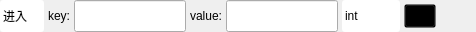
<?xml version="1.0" encoding="UTF-8"?>
<ui version="4.0">
 <class>PropertyBindWidget</class>
 <widget class="QWidget" name="PropertyBindWidget">
  <property name="geometry">
   <rect>
    <x>0</x>
    <y>0</y>
    <width>476</width>
    <height>32</height>
   </rect>
  </property>
  <property name="windowTitle">
   <string>Form</string>
  </property>
  <property name="styleSheet">
   <string notr="true">QComboBox {
    border: none;
    border-radius: 3px;
    padding: 2px 3px 2px 3px;
}
QComboBox:hover{
background:#4C4E56;
}

QComboBox::drop-down {
    subcontrol-origin: padding;
    subcontrol-position: top right;
    width: 12px;

    border-top-right-radius: 3px; /* same radius as the QComboBox */
    border-bottom-right-radius: 3px;
}

QComboBox::down-arrow {
    image: url(:/res/down.svg);
}
QComboBox QAbstractItemView {
	background: #26282D;
}
QComboBox QAbstractItemView::item {
	height:32px;
}
QComboBox QAbstractItemView::item:selected {
    background: #35363C;
}</string>
  </property>
  <layout class="QHBoxLayout" name="horizontalLayout" stretch="0,0,1,0,1,0,0,0">
   <property name="spacing">
    <number>4</number>
   </property>
   <property name="leftMargin">
    <number>0</number>
   </property>
   <property name="topMargin">
    <number>0</number>
   </property>
   <property name="rightMargin">
    <number>0</number>
   </property>
   <property name="bottomMargin">
    <number>0</number>
   </property>
   <item>
    <widget class="QComboBox" name="cb_call_time">
     <property name="sizePolicy">
      <sizepolicy hsizetype="Preferred" vsizetype="Preferred">
       <horstretch>0</horstretch>
       <verstretch>0</verstretch>
      </sizepolicy>
     </property>
     <property name="maximumSize">
      <size>
       <width>45</width>
       <height>16777215</height>
      </size>
     </property>
     <item>
      <property name="text">
       <string>进入</string>
      </property>
     </item>
     <item>
      <property name="text">
       <string>退出</string>
      </property>
     </item>
    </widget>
   </item>
   <item>
    <widget class="QLabel" name="label">
     <property name="text">
      <string>key:</string>
     </property>
    </widget>
   </item>
   <item>
    <widget class="QLineEdit" name="input_key">
     <property name="sizePolicy">
      <sizepolicy hsizetype="Preferred" vsizetype="Fixed">
       <horstretch>0</horstretch>
       <verstretch>0</verstretch>
      </sizepolicy>
     </property>
     <property name="minimumSize">
      <size>
       <width>0</width>
       <height>32</height>
      </size>
     </property>
    </widget>
   </item>
   <item>
    <widget class="QLabel" name="label_2">
     <property name="text">
      <string>value:</string>
     </property>
    </widget>
   </item>
   <item>
    <widget class="QLineEdit" name="input_value">
     <property name="sizePolicy">
      <sizepolicy hsizetype="Preferred" vsizetype="Preferred">
       <horstretch>0</horstretch>
       <verstretch>0</verstretch>
      </sizepolicy>
     </property>
    </widget>
   </item>
   <item>
    <widget class="QComboBox" name="cb_value_type">
     <property name="sizePolicy">
      <sizepolicy hsizetype="Preferred" vsizetype="Preferred">
       <horstretch>0</horstretch>
       <verstretch>0</verstretch>
      </sizepolicy>
     </property>
     <property name="maximumSize">
      <size>
       <width>68</width>
       <height>16777215</height>
      </size>
     </property>
     <item>
      <property name="text">
       <string>int</string>
      </property>
     </item>
     <item>
      <property name="text">
       <string>bool</string>
      </property>
     </item>
     <item>
      <property name="text">
       <string>string</string>
      </property>
     </item>
     <item>
      <property name="text">
       <string>double</string>
      </property>
     </item>
     <item>
      <property name="text">
       <string>float</string>
      </property>
     </item>
     <item>
      <property name="text">
       <string>hex</string>
      </property>
     </item>
    </widget>
   </item>
   <item>
    <widget class="QPushButton" name="btn_remove">
     <property name="minimumSize">
      <size>
       <width>32</width>
       <height>24</height>
      </size>
     </property>
     <property name="maximumSize">
      <size>
       <width>32</width>
       <height>24</height>
      </size>
     </property>
     <property name="styleSheet">
      <string notr="true">QPushButton{
background: transparent;
}
QPushButton:hover{
background: #4C4E56;
}</string>
     </property>
     <property name="text">
      <string/>
     </property>
     <property name="icon">
      <iconset>
       <normalon>:/res/delete.svg</normalon>
      </iconset>
     </property>
     <property name="iconSize">
      <size>
       <width>16</width>
       <height>16</height>
      </size>
     </property>
    </widget>
   </item>
   <item>
    <spacer name="horizontalSpacer">
     <property name="orientation">
      <enum>Qt::Horizontal</enum>
     </property>
     <property name="sizeHint" stdset="0">
      <size>
       <width>40</width>
       <height>20</height>
      </size>
     </property>
    </spacer>
   </item>
  </layout>
 </widget>
 <resources>
  <include location="../app.qrc"/>
 </resources>
 <connections/>
</ui>
